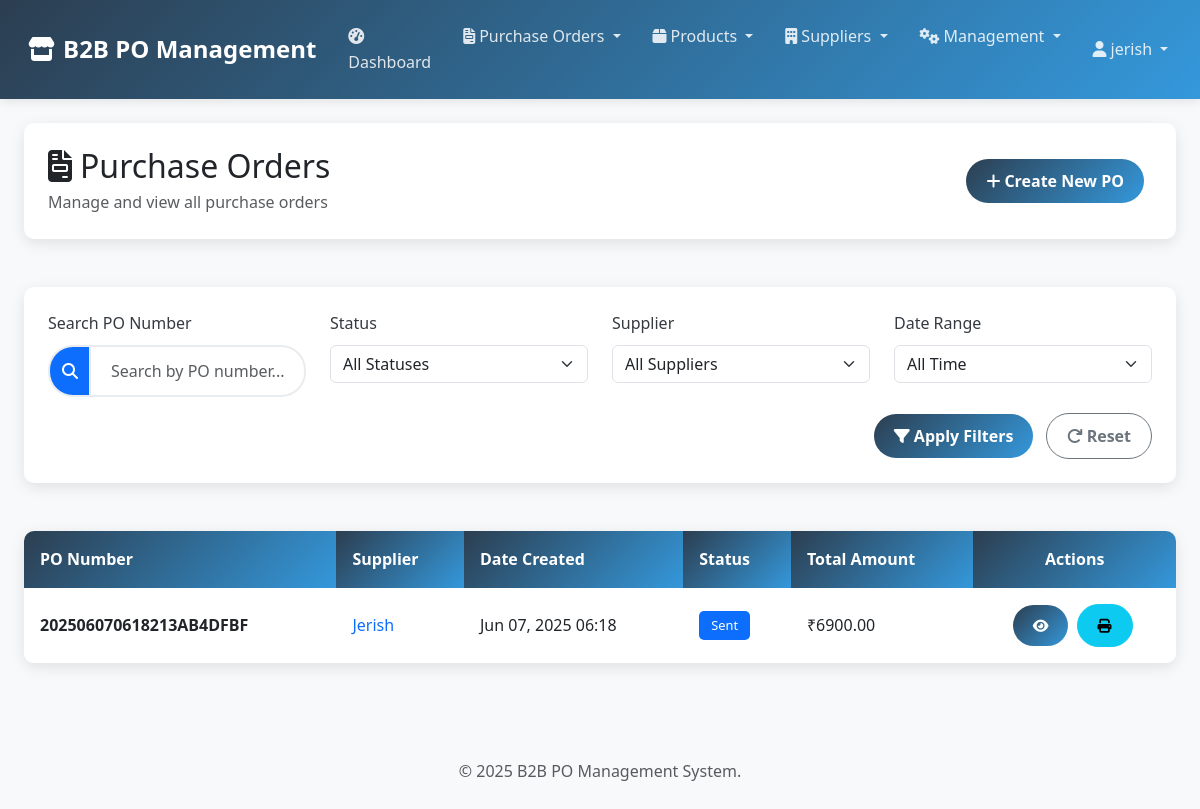
/purchase-orders/ (signed in), run on an earlier commit of the app's database.
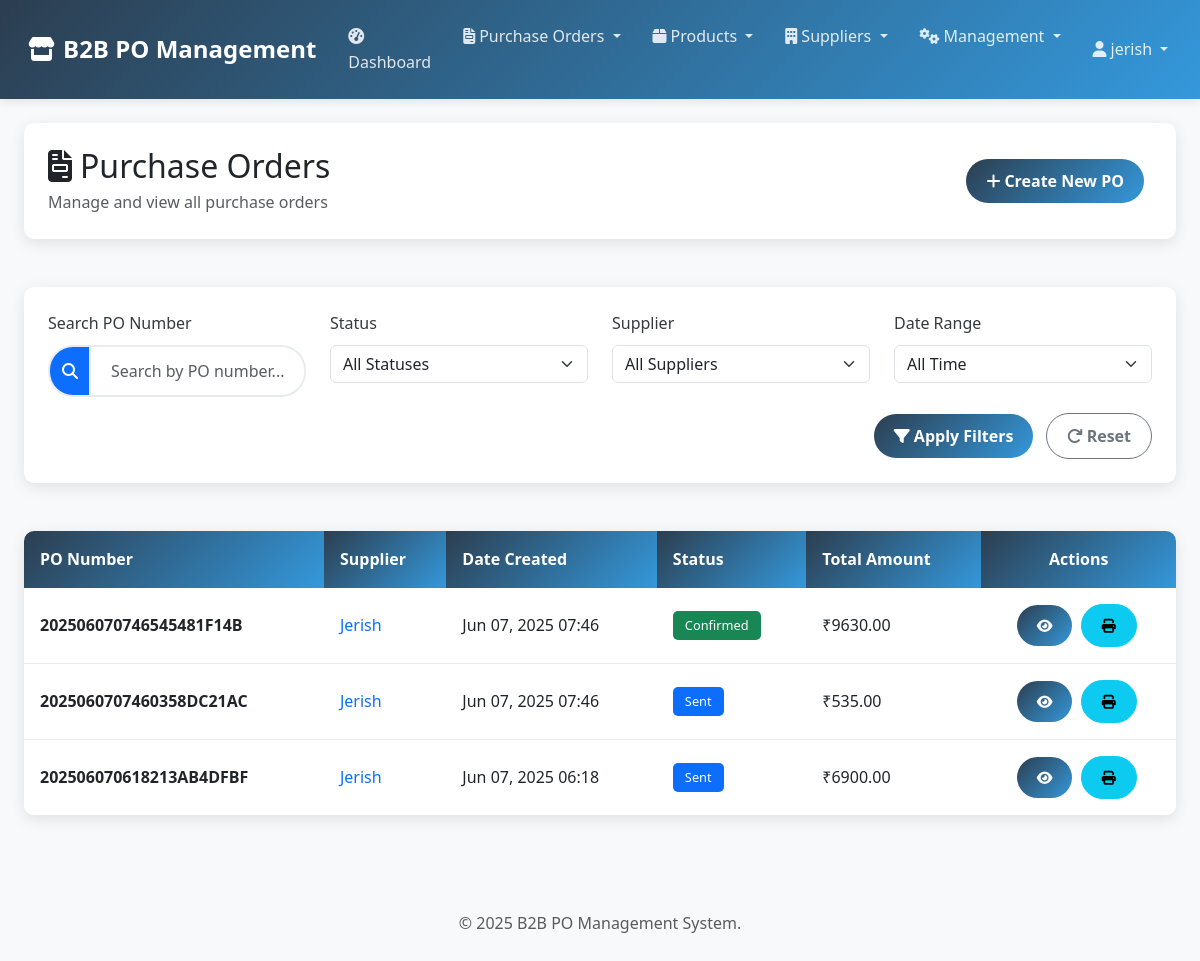
And on a later commit of the database.
### po_system/models.py (models this page shows, shortened)
class PurchaseOrder(models.Model):
    STATUS_CHOICES = [
        ('draft', 'Draft'),
        ('sent', 'Sent'),
        ('confirmed', 'Confirmed'),
        ('cancelled', 'Cancelled'),
    ]
    po_number = models.CharField(max_length=50, unique=True)
    supplier = models.ForeignKey(Supplier, on_delete=models.CASCADE)
    created_by = models.ForeignKey(User, on_delete=models.CASCADE)
    status = models.CharField(max_length=20, choices=STATUS_CHOICES, default='draft')
    total_amount = models.DecimalField(max_digits=15, decimal_places=2, default=0)
    created_at = models.DateTimeField(default=timezone.now)  # Changed from auto_now_add
    updated_at = models.DateTimeField(auto_now=True)
    sent_at = models.DateTimeField(null=True, blank=True)

class Supplier(models.Model):
    name = models.CharField(max_length=200, unique=True)
    email = models.EmailField()
    phone = models.CharField(max_length=15)
    address = models.TextField()
    contact_person = models.CharField(max_length=100)
    created_at = models.DateTimeField(default=timezone.now)  # Changed from auto_now_add
    updated_at = models.DateTimeField(auto_now=True)
    is_active = models.BooleanField(default=True)
    class Meta:
        ordering = ['name']

### po_system/views.py (the view, shortened to what this page needs)
# urls.py: path('purchase-orders/', views.purchase_orders, name='purchase_orders'),
@login_required
def purchase_orders(request):
    query = request.GET.get('q', '')
    status = request.GET.get('status', '')
    supplier_id = request.GET.get('supplier', '')
    date_range = request.GET.get('date_range', '')
    purchase_orders = PurchaseOrder.objects.select_related('supplier', 'created_by').order_by('-created_at')
    if query:
        purchase_orders = purchase_orders.filter(po_number__icontains=query)
    if status:
        purchase_orders = purchase_orders.filter(status=status)
    if supplier_id:
        try:
            supplier_id = int(supplier_id)
            purchase_orders = purchase_orders.filter(supplier_id=supplier_id)
        except ValueError:
            pass
    paginator = Paginator(purchase_orders, 10)
    page = request.GET.get('page', 1)
    purchase_orders_page = paginator.get_page(page)
    suppliers = Supplier.objects.filter(is_active=True).order_by('name')
    context = {
        'purchase_orders': purchase_orders_page,
        'suppliers': suppliers,
        'query': query,
        'status': status,
        'supplier_id': supplier_id,
        'date_range': date_range,
    }
    return render(request, 'po_system/purchase_orders.html', context)

### templates/po_system/purchase_orders.html (shortened to what this page needs)
{% extends 'po_system/base.html' %}
{% block content %}
<div class="container-fluid">
    <div class="row mb-4">
        <div class="col-12">
            <div class="card">
                <div class="card-body">
                    <div class="d-flex justify-content-between align-items-center flex-wrap">
                        <div>
                            <h2 class="mb-1">
                                <i class="fas fa-file-invoice me-2"></i>Purchase Orders
                            </h2>
                            <p class="text-muted mb-0">
                                Manage and view all purchase orders
                            </p>
                        </div>
                        <div class="mt-2 mt-md-0">
                            <a href="{% url 'po_system:supplier_search' %}" class="btn btn-primary me-2">
                                <i class="fas fa-plus me-1"></i>Create New PO
                            </a>
                        </div>
                    </div>
                </div>
            </div>
        </div>
    </div>
    <div class="row mb-4">
        <div class="col-12">
            <div class="search-container">
                <form method="get" id="filter-form">
                    <div class="row">
                        <div class="col-md-3 mb-3">
                            <label for="po-search" class="form-label">Search PO Number</label>
                            <div class="input-group">
                                <span class="input-group-text bg-primary text-white">
                                    <i class="fas fa-search"></i>
                                </span>
                                <input type="text" id="po-search" name="q" class="form-control search-input"
                                       placeholder="Search by PO number..." value="{{ request.GET.q|default:'' }}">
                            </div>
                        </div>
                        <div class="col-md-3 mb-3">
                            <label for="status-filter" class="form-label">Status</label>
                            <select id="status-filter" name="status" class="form-select">
                                <option value="">All Statuses</option>
                            </select>
                        </div>
                        <div class="col-md-3 mb-3">
                            <label for="supplier-filter" class="form-label">Supplier</label>
                            <select id="supplier-filter" name="supplier" class="form-select">
                                <option value="">All Suppliers</option>
                            </select>
                        </div>
                        <div class="col-md-3 mb-3">
                            <label for="date-filter" class="form-label">Date Range</label>
                            <select id="date-filter" name="date_range" class="form-select">
                                <option value="">All Time</option>
                            </select>
                        </div>
                        <div class="col-12 text-end">
                            <button type="submit" class="btn btn-primary me-2">
                                <i class="fas fa-filter me-1"></i>Apply Filters
                            </button>
                            <a href="{% url 'po_system:purchase_orders' %}" class="btn btn-outline-secondary">
                                <i class="fas fa-redo me-1"></i>Reset
                            </a>
                        </div>
                    </div>
                </form>
            </div>
        </div>
    </div>
    <div class="row">
        <div class="col-12">
            <div class="product-table">
                <div class="table-responsive">
                    <table class="table table-hover">
                        <thead>
                            <tr>
                                <th>PO Number</th>
                                <th>Supplier</th>
                                <th>Date Created</th>
                                <th>Status</th>
                                <th>Total Amount</th>
                                <th class="text-center">Actions</th>
                            </tr>
                        </thead>
                        <tbody>
                            {% for po in purchase_orders %}
                            <tr>
                                <td>
                                    <strong>{{ po.po_number }}</strong>
                                </td>
                                <td>
                                    <a href="{% url 'po_system:supplier_products' po.supplier.id %}">
                                        {{ po.supplier.name }}
                                    </a>
                                </td>
                                <td>{{ po.created_at|date:"M d, Y H:i" }}</td>
                                <td>
                                    {% if po.status == 'draft' %}
                                    <span class="badge bg-warning">Draft</span>
                                    {% elif po.status == 'sent' %}
                                    <span class="badge bg-primary">Sent</span>
                                    {% elif po.status == 'confirmed' %}
                                    <span class="badge bg-success">Confirmed</span>
                                    {% elif po.status == 'cancelled' %}
                                    <span class="badge bg-danger">Cancelled</span>
                                    {% else %}
                                    <span class="badge bg-secondary">{{ po.status }}</span>
                                    {% endif %}
                                </td>
                                <td>₹{{ po.total_amount }}</td>
                                <td class="text-center">
                                    <button class="btn btn-sm btn-primary me-1" onclick="viewPO('{{ po.id }}')">
                                        <i class="fas fa-eye"></i>
                                    </button>
                                    <button class="btn btn-sm btn-info me-1" onclick="printPO('{{ po.id }}')">
                                        <i class="fas fa-print"></i>
                                    </button>
                                </td>
                            </tr>
                            {% endfor %}
                        </tbody>
                    </table>
                </div>
            </div>
        </div>
    </div>
</div>
{% endblock %}

### templates/po_system/base.html (shortened to what this page needs)
{% load static %}
<!DOCTYPE html>
<html lang="en">
<head>
    <link href="https://cdnjs.cloudflare.com/ajax/libs/bootstrap/5.3.0/css/bootstrap.min.css" rel="stylesheet">
    <link href="https://cdnjs.cloudflare.com/ajax/libs/font-awesome/6.4.0/css/all.min.css" rel="stylesheet">
    <link href="{% static 'css/main.css' %}" rel="stylesheet">
</head>
<body>
    <nav class="navbar navbar-expand-lg navbar-dark">
        <div class="container-fluid">
            <a class="navbar-brand" href="{% url 'po_system:dashboard' %}">
                <i class="fas fa-store me-2"></i>B2B PO Management
            </a>
            <div class="collapse navbar-collapse" id="navbarNav">
                <ul class="navbar-nav me-auto">
                    <li class="nav-item">
                        <a class="nav-link" href="{% url 'po_system:dashboard' %}">
                            <i class="fas fa-tachometer-alt me-1"></i>Dashboard
                        </a>
                    </li>
                    <li class="nav-item dropdown">
                        <a class="nav-link dropdown-toggle" href="#" role="button" data-bs-toggle="dropdown">
                            <i class="fas fa-file-invoice me-1"></i>Purchase Orders
                        </a>
                    </li>
                    <li class="nav-item dropdown">
                        <a class="nav-link dropdown-toggle" href="#" role="button" data-bs-toggle="dropdown">
                            <i class="fas fa-box me-1"></i>Products
                        </a>
                    </li>
                    <li class="nav-item dropdown">
                        <a class="nav-link dropdown-toggle" href="#" role="button" data-bs-toggle="dropdown">
                            <i class="fas fa-building me-1"></i>Suppliers
                        </a>
                    </li>
                    <li class="nav-item dropdown">
                        <a class="nav-link dropdown-toggle" href="#" role="button" data-bs-toggle="dropdown">
                            <i class="fas fa-cogs me-1"></i>Management
                        </a>
                    </li>
                </ul>
                <ul class="navbar-nav">
                    <li class="nav-item dropdown">
                        <a class="nav-link dropdown-toggle" href="#" role="button" data-bs-toggle="dropdown">
                            <i class="fas fa-user me-1"></i>{{ user.username }}
                        </a>
                    </li>
                </ul>
            </div>
        </div>
    </nav>
    <div class="container-fluid mt-4">
        {% block content %}
        {% endblock %}
    </div>
    <footer class="mt-5 py-4 bg-light text-center text-muted">
        <div class="container">
            <p class="mb-0">
                &copy; {% now "Y" %} B2B PO Management System.
            </p>
        </div>
    </footer>
</body>
</html>

### static/css/main.css (style rules this page uses)
:root { --primary-color: #2c3e50; --secondary-color: #3498db; --success-color: #27ae60; --warning-color: #f39c12; --danger-color: #e74c3c; --info-color: #1abc9c; --light-color: #f8f9fa; --dark-color: #343a40; --gray-100: #f8f9fa; --gray-200: #e9ecef; --gray-300: #dee2e6; --gray-400: #ced4da; --gray-500: #adb5bd; --gray-600: #6c757d; --gray-700: #495057; --gray-800: #343a40; --gray-900: #212529; --primary-gradient: linear-gradient(135deg, var(--primary-color), var(--secondary-color)); --success-gradient: linear-gradient(135deg, var(--success-color), #219a52); --warning-gradient: linear-gradient(135deg, var(--warning-color), #d35400); --danger-gradient: linear-gradient(135deg, var(--danger-color), #c0392b); --purple-gradient: linear-gradient(135deg, #9b59b6, #8e44ad); --card-shadow: 0 4px 15px rgba(0, 0, 0, 0.1); --hover-shadow: 0 8px 25px rgba(0, 0, 0, 0.15); --button-shadow: 0 5px 15px rgba(52, 152, 219, 0.4); --border-radius-sm: 5px; --border-radius: 10px; --border-radius-lg: 15px; --border-radius-xl: 25px; --transition-speed: 0.3s; }
body { font-family: 'Segoe UI', Tahoma, Geneva, Verdana, sans-serif; background-color: var(--light-color); color: var(--gray-800); line-height: 1.6; }
a { text-decoration: none; transition: all var(--transition-speed) ease; }
.navbar { background: var(--primary-gradient); box-shadow: 0 2px 10px rgba(0, 0, 0, 0.1); padding: 0.75rem 1rem; }
.navbar-brand { font-weight: 700; font-size: 1.5rem; color: white; }
.navbar-dark .navbar-nav .nav-link { color: rgba(255, 255, 255, 0.85); font-weight: 500; padding: 0.75rem 1rem; border-radius: var(--border-radius); transition: all var(--transition-speed) ease; }
.card { border: none; border-radius: var(--border-radius); box-shadow: var(--card-shadow); transition: transform var(--transition-speed) ease; margin-bottom: 1.5rem; }
.card-body { padding: 1.5rem; }
.search-container { background: white; border-radius: var(--border-radius); padding: 1.5rem; box-shadow: var(--card-shadow); margin-bottom: 1.5rem; }
.product-table { background: white; border-radius: var(--border-radius); overflow: hidden; box-shadow: var(--card-shadow); margin-bottom: 1.5rem; }
.table { margin-bottom: 0; }
.table th { background: var(--primary-gradient); color: white; font-weight: 600; border: none; padding: 1rem; vertical-align: middle; }
.table td { padding: 1rem; vertical-align: middle; border-bottom: 1px solid var(--gray-200); }
.table tr:last-child td { border-bottom: none; }
.form-control { border: 2px solid var(--gray-200); border-radius: var(--border-radius-xl); padding: 0.75rem 1.25rem; font-size: 1rem; transition: all var(--transition-speed) ease; }
.input-group-text { background-color: var(--gray-100); border: 2px solid var(--gray-200); border-right: none; border-radius: var(--border-radius-xl) 0 0 var(--border-radius-xl); }
.input-group .form-control { border-radius: 0 var(--border-radius-xl) var(--border-radius-xl) 0; }
.search-input { border: 2px solid var(--gray-200); border-radius: var(--border-radius-xl); padding: 0.75rem 1.25rem; font-size: 1rem; transition: all var(--transition-speed) ease; }
.btn { border-radius: var(--border-radius-xl); padding: 0.625rem 1.25rem; font-weight: 600; transition: all var(--transition-speed) ease; }
.btn-primary { background: var(--primary-gradient); border: none; }
.badge { font-size: 0.8rem; padding: 0.5rem 0.75rem; border-radius: var(--border-radius-sm); font-weight: 500; }

What changed in the data, as far as the page shows it:
added PurchaseOrder: po_number "202506070746545481F14B", supplier.name "Jerish", created_at "Jun 07, 2025 07:46", status "Confirmed", total_amount "9630.00"
added PurchaseOrder: po_number "2025060707460358DC21AC", supplier.name "Jerish", created_at "Jun 07, 2025 07:46", status "Sent", total_amount "535.00"
